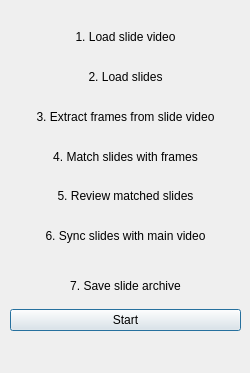
<?xml version="1.0" encoding="UTF-8"?>
<ui version="4.0">
 <class>MainWindow</class>
 <widget class="QMainWindow" name="MainWindow">
  <property name="geometry">
   <rect>
    <x>0</x>
    <y>0</y>
    <width>250</width>
    <height>373</height>
   </rect>
  </property>
  <property name="windowTitle">
   <string notr="true">Viidea Slide Sync</string>
  </property>
  <property name="locale">
   <locale language="Slovenian" country="Slovenia"/>
  </property>
  <widget class="QWidget" name="centralwidget">
   <property name="autoFillBackground">
    <bool>true</bool>
   </property>
   <widget class="QWidget" name="verticalLayoutWidget">
    <property name="geometry">
     <rect>
      <x>0</x>
      <y>0</y>
      <width>251</width>
      <height>361</height>
     </rect>
    </property>
    <layout class="QVBoxLayout" name="verticalLayout" stretch="0,0,0,0,0,0,0,0">
     <property name="leftMargin">
      <number>10</number>
     </property>
     <property name="topMargin">
      <number>30</number>
     </property>
     <property name="rightMargin">
      <number>10</number>
     </property>
     <property name="bottomMargin">
      <number>30</number>
     </property>
     <item>
      <widget class="QLabel" name="lblLoadSlideVideo">
       <property name="text">
        <string>1. Load slide video</string>
       </property>
       <property name="alignment">
        <set>Qt::AlignHCenter|Qt::AlignTop</set>
       </property>
      </widget>
     </item>
     <item>
      <widget class="QLabel" name="lblLoadSlides">
       <property name="text">
        <string>2. Load slides</string>
       </property>
       <property name="alignment">
        <set>Qt::AlignHCenter|Qt::AlignTop</set>
       </property>
      </widget>
     </item>
     <item>
      <widget class="QLabel" name="lblExtractFrames">
       <property name="text">
        <string>3. Extract frames from slide video</string>
       </property>
       <property name="alignment">
        <set>Qt::AlignHCenter|Qt::AlignTop</set>
       </property>
      </widget>
     </item>
     <item>
      <widget class="QLabel" name="lblMatch">
       <property name="text">
        <string>4. Match slides with frames</string>
       </property>
       <property name="alignment">
        <set>Qt::AlignHCenter|Qt::AlignTop</set>
       </property>
      </widget>
     </item>
     <item>
      <widget class="QLabel" name="lblReview">
       <property name="text">
        <string>5. Review matched slides</string>
       </property>
       <property name="alignment">
        <set>Qt::AlignHCenter|Qt::AlignTop</set>
       </property>
      </widget>
     </item>
     <item>
      <widget class="QLabel" name="lblSync">
       <property name="text">
        <string>6. Sync slides with main video</string>
       </property>
       <property name="alignment">
        <set>Qt::AlignHCenter|Qt::AlignTop</set>
       </property>
      </widget>
     </item>
     <item>
      <widget class="QLabel" name="lblSave">
       <property name="text">
        <string>7. Save slide archive</string>
       </property>
       <property name="alignment">
        <set>Qt::AlignCenter</set>
       </property>
      </widget>
     </item>
     <item>
      <widget class="QPushButton" name="btnStart">
       <property name="text">
        <string>Start</string>
       </property>
       <property name="default">
        <bool>true</bool>
       </property>
      </widget>
     </item>
    </layout>
   </widget>
  </widget>
 </widget>
 <resources/>
 <connections/>
</ui>
